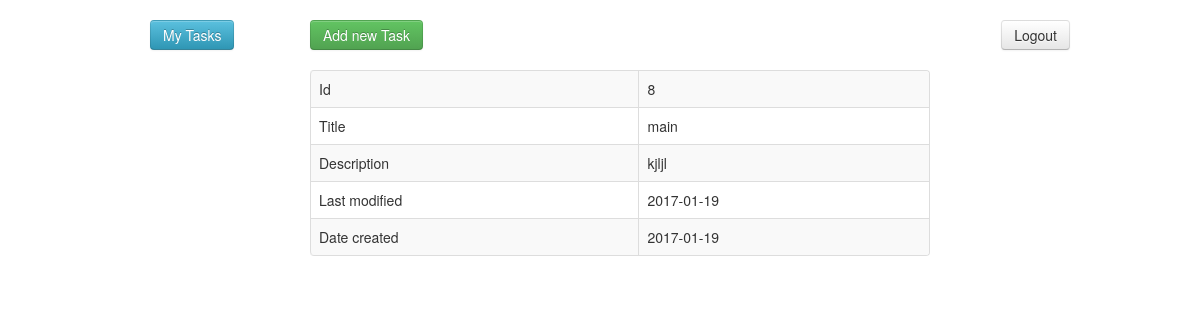
The app's page /index.php?controller=main&action=detailed&id=8 (signed in) with its own data.
### tables this page shows
CREATE TABLE IF NOT EXISTS `tasks` (
  `id` int(11) NOT NULL AUTO_INCREMENT,
  `id_user` int(11) NOT NULL,
  `title` varchar(255) NOT NULL,
  `description` text NOT NULL,
  `date_create` date NOT NULL,
  `last_modify` date NOT NULL,
  PRIMARY KEY (`id`)
);

### app/core/BaseViews.php (called while the page is built, shortened)
<?php
class BaseViewes{
    public function render($template,$page,$data)
    {
        include "app/views/".$template;
    }
}

### app/bootstrap.php (called while the page is built, shortened)
<?php
require_once "core/BaseControllers.php";
require_once "core/BaseViews.php";
require_once "core/Db.php";
$obj=new $currentController();
$action=Check::Model_Check($obj);
$currentAction="action_".$action;
$obj->$currentAction();

### index.php (called while the page is built, shortened)
<?php
include Q_PATH . '/app/bootstrap.php';

### app/core/Db.php (called while the page is built, shortened)
<?php
 class Db {
 public function getTaskById($task_id)
 {
     $query="SELECT * FROM `users` WHERE `login`='".$_SESSION["login"]."'";
     $rows=array();
     $result=mysql_query($query);
     while($row = mysql_fetch_assoc($result)) {
         $rows[] = array("id"=>$row['id'],"login"=>$row['login']);
     }
     $user_id=$rows[0]['id'];
     $query="SELECT * FROM `tasks` WHERE   `id_user`='".$user_id."'  AND   `id`='".$task_id."'";
     $rows=array();
     $result=mysql_query($query);
     while($row = mysql_fetch_assoc($result)) {
         $rows[] = array("id"=>$row['id'],"title"=>$row['title'],"description"=>$row['description'],"id_user"=>$row['id_user'],"date_create"=>$row['date_create'],"last_modify"=>$row['last_modify']);
     }
     return $rows;
 }
}
?>

### app/models/main.php (called while the page is built, shortened)
<?php
class Model_Main extends BaseModels{
    public function getTaskById($task_id)
    {
        return Db::getInstance()->getTaskById($task_id);
    }
}

### app/views/detailed.php (the view, shortened to what this page needs)
<div class="cols-6">
    <?php
    echo "<a href='' class='btn btn-success'> Add new Task</a><br><br>";
    if ($data['user'] == true) {
    ?>
    <div class="panel panel-default">
        <table class="table table-striped table-bordered">
            <tr>
                <td>Id</td>
                <td>         <?php echo $data['task'][0]['id'] ?></td>
            </tr>
            <tr>
                <td>Title</td>
                <td> <?php echo $data['task'][0]['title'] ?></td>
            </tr>
            <tr>
                <td>Description</td>
                <td>  <?php echo $data['task'][0]['description'] ?></td>
            </tr>
            <tr>
                <td>Last modified</td>
                <td>      <?php echo $data['task'][0]['last_modify'] ?></td>
            </tr>
            <tr>
                <td>Date created</td>
                <td>        <?php echo $data['task'][0]['date_create'] ?></td>
            </tr>
        </table>
    </div>
</div>
<?php
} else {
    header("Location: 'http://'" . $_SERVER['SERVER_NAME'] . "/index.php?controller=user&action=login");
    exit;
}
?>
</div>

### records on screen
tasks: id "8", title "main", description "kjljl", last_modify "2017-01-19", date_create "2017-01-19"
